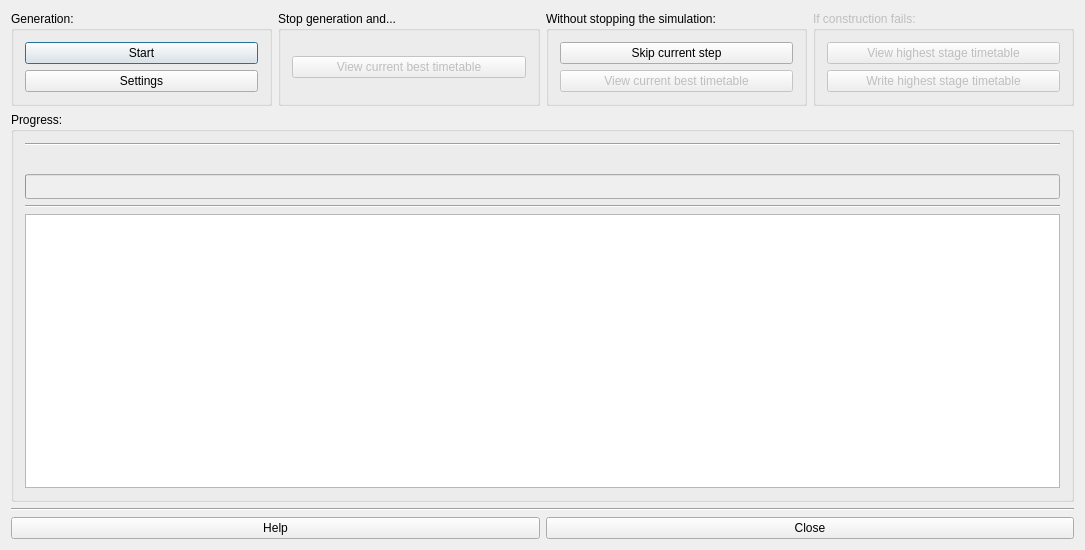
<?xml version="1.0" encoding="UTF-8"?>
<ui version="4.0">
 <class>TimetableGenerateForm_template</class>
 <widget class="QDialog" name="TimetableGenerateForm_template">
  <property name="enabled">
   <bool>true</bool>
  </property>
  <property name="geometry">
   <rect>
    <x>0</x>
    <y>0</y>
    <width>1085</width>
    <height>550</height>
   </rect>
  </property>
  <property name="minimumSize">
   <size>
    <width>700</width>
    <height>500</height>
   </size>
  </property>
  <property name="maximumSize">
   <size>
    <width>16777215</width>
    <height>16777215</height>
   </size>
  </property>
  <property name="windowTitle">
   <string extracomment="Title of dialog of generation of a new timetable">Generate new timetable</string>
  </property>
  <layout class="QVBoxLayout" name="verticalLayout_6">
   <item>
    <layout class="QHBoxLayout" name="horizontalLayout">
     <item>
      <widget class="QGroupBox" name="groupBox_2">
       <property name="title">
        <string>Generation:</string>
       </property>
       <layout class="QVBoxLayout" name="verticalLayout_5">
        <item>
         <widget class="QPushButton" name="startPushButton">
          <property name="text">
           <string>Start</string>
          </property>
         </widget>
        </item>
        <item>
         <widget class="QPushButton" name="generationSettingsPushButton">
          <property name="text">
           <string>Settings</string>
          </property>
         </widget>
        </item>
       </layout>
      </widget>
     </item>
     <item>
      <widget class="QGroupBox" name="stopSimulationAndGroupBox">
       <property name="title">
        <string>Stop generation and...</string>
       </property>
       <layout class="QVBoxLayout" name="verticalLayout_3">
        <item>
         <widget class="QPushButton" name="stopPushButton">
          <property name="enabled">
           <bool>false</bool>
          </property>
          <property name="text">
           <string>View current best timetable</string>
          </property>
         </widget>
        </item>
       </layout>
      </widget>
     </item>
     <item>
      <widget class="QGroupBox" name="withoutStoppingTheSimulationGroupBox">
       <property name="enabled">
        <bool>true</bool>
       </property>
       <property name="title">
        <string extracomment="This is the title of a group box with more buttons, and all buttons do their function without stopping the simulation">Without stopping the simulation:</string>
       </property>
       <layout class="QVBoxLayout" name="verticalLayout_2">
        <item>
         <widget class="QPushButton" name="skipStepPushButton">
          <property name="enabled">
           <bool>true</bool>
          </property>
          <property name="text">
           <string>Skip current step</string>
          </property>
         </widget>
        </item>
        <item>
         <widget class="QPushButton" name="writeResultsPushButton">
          <property name="enabled">
           <bool>false</bool>
          </property>
          <property name="text">
           <string>View current best timetable</string>
          </property>
         </widget>
        </item>
       </layout>
      </widget>
     </item>
     <item>
      <widget class="QGroupBox" name="constructionFailedGroupBox">
       <property name="enabled">
        <bool>false</bool>
       </property>
       <property name="title">
        <string>If construction fails:</string>
       </property>
       <layout class="QVBoxLayout" name="verticalLayout">
        <item>
         <widget class="QPushButton" name="stopHighestPushButton">
          <property name="enabled">
           <bool>false</bool>
          </property>
          <property name="text">
           <string>View highest stage timetable</string>
          </property>
         </widget>
        </item>
        <item>
         <widget class="QPushButton" name="writeHighestStagePushButton">
          <property name="enabled">
           <bool>false</bool>
          </property>
          <property name="text">
           <string>Write highest stage timetable</string>
          </property>
         </widget>
        </item>
       </layout>
      </widget>
     </item>
    </layout>
   </item>
   <item>
    <widget class="QGroupBox" name="groupBox">
     <property name="title">
      <string>Progress:</string>
     </property>
     <layout class="QVBoxLayout" name="verticalLayout_4">
      <item>
       <layout class="QGridLayout" name="gridLayout">
        <item row="0" column="0" colspan="2">
         <widget class="Line" name="line_2">
          <property name="orientation">
           <enum>Qt::Horizontal</enum>
          </property>
         </widget>
        </item>
        <item row="1" column="0">
         <widget class="QLabel" name="timeLabel">
          <property name="font">
           <font>
            <family>Ubuntu Mono</family>
           </font>
          </property>
          <property name="text">
           <string/>
          </property>
         </widget>
        </item>
        <item row="1" column="1">
         <widget class="QLabel" name="estTimeLabel">
          <property name="font">
           <font>
            <family>Ubuntu Mono</family>
           </font>
          </property>
          <property name="text">
           <string/>
          </property>
         </widget>
        </item>
        <item row="2" column="0" colspan="2">
         <widget class="QProgressBar" name="generationProgressBar">
          <property name="enabled">
           <bool>false</bool>
          </property>
          <property name="font">
           <font>
            <family>Ubuntu Mono</family>
           </font>
          </property>
          <property name="value">
           <number>0</number>
          </property>
          <property name="textVisible">
           <bool>false</bool>
          </property>
         </widget>
        </item>
        <item row="3" column="0" colspan="2">
         <widget class="Line" name="line">
          <property name="orientation">
           <enum>Qt::Horizontal</enum>
          </property>
         </widget>
        </item>
       </layout>
      </item>
      <item>
       <widget class="QPlainTextEdit" name="currentResultsTextEdit">
        <property name="font">
         <font>
          <family>Ubuntu Mono</family>
         </font>
        </property>
        <property name="lineWrapMode">
         <enum>QPlainTextEdit::WidgetWidth</enum>
        </property>
        <property name="readOnly">
         <bool>true</bool>
        </property>
       </widget>
      </item>
     </layout>
    </widget>
   </item>
   <item>
    <layout class="QGridLayout" name="gridLayout_2">
     <item row="0" column="0" colspan="2">
      <widget class="Line" name="line_3">
       <property name="orientation">
        <enum>Qt::Horizontal</enum>
       </property>
      </widget>
     </item>
     <item row="1" column="0">
      <widget class="QPushButton" name="helpPushButton">
       <property name="text">
        <string>Help</string>
       </property>
      </widget>
     </item>
     <item row="1" column="1">
      <widget class="QPushButton" name="closePushButton">
       <property name="text">
        <string>Close</string>
       </property>
      </widget>
     </item>
    </layout>
   </item>
  </layout>
 </widget>
 <layoutdefault spacing="6" margin="11"/>
 <resources/>
 <connections/>
</ui>
